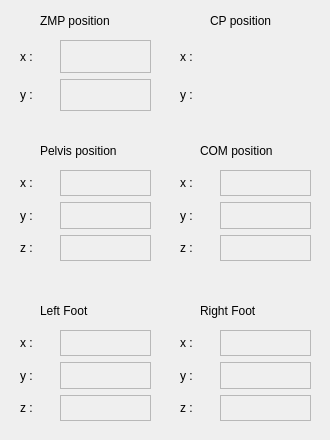
   <widget class="QWidget" name="tab_3">
    <attribute name="title">
     <string>pos info</string>
    </attribute>
    <widget class="QFrame" name="frame_6">
     <property name="geometry">
      <rect>
       <x>10</x>
       <y>10</y>
       <width>151</width>
       <height>111</height>
      </rect>
     </property>
     <property name="frameShape">
      <enum>QFrame::NoFrame</enum>
     </property>
     <property name="frameShadow">
      <enum>QFrame::Raised</enum>
     </property>
     <widget class="QWidget" name="verticalLayoutWidget_7">
      <property name="geometry">
       <rect>
        <x>50</x>
        <y>30</y>
        <width>91</width>
        <height>71</height>
       </rect>
      </property>
      <layout class="QVBoxLayout" name="verticalLayout_9">
       <item>
        <widget class="QLabel" name="label_22">
         <property name="autoFillBackground">
          <bool>false</bool>
         </property>
         <property name="frameShape">
          <enum>QFrame::StyledPanel</enum>
         </property>
         <property name="text">
          <string/>
         </property>
        </widget>
       </item>
       <item>
        <widget class="QLabel" name="label_23">
         <property name="frameShape">
          <enum>QFrame::StyledPanel</enum>
         </property>
         <property name="text">
          <string/>
         </property>
        </widget>
       </item>
      </layout>
     </widget>
     <widget class="QWidget" name="verticalLayoutWidget_8">
      <property name="geometry">
       <rect>
        <x>10</x>
        <y>30</y>
        <width>31</width>
        <height>71</height>
       </rect>
      </property>
      <layout class="QVBoxLayout" name="verticalLayout_10">
       <item>
        <widget class="QLabel" name="label_25">
         <property name="text">
          <string>x :</string>
         </property>
        </widget>
       </item>
       <item>
        <widget class="QLabel" name="label_26">
         <property name="text">
          <string>y :</string>
         </property>
        </widget>
       </item>
      </layout>
     </widget>
     <widget class="QLabel" name="label_28">
      <property name="geometry">
       <rect>
        <x>30</x>
        <y>0</y>
        <width>101</width>
        <height>21</height>
       </rect>
      </property>
      <property name="text">
       <string>ZMP position</string>
      </property>
     </widget>
    </widget>
    <widget class="QFrame" name="frame_7">
     <property name="geometry">
      <rect>
       <x>170</x>
       <y>10</y>
       <width>151</width>
       <height>111</height>
      </rect>
     </property>
     <property name="frameShape">
      <enum>QFrame::NoFrame</enum>
     </property>
     <property name="frameShadow">
      <enum>QFrame::Raised</enum>
     </property>
     <widget class="QWidget" name="verticalLayoutWidget_9">
      <property name="geometry">
       <rect>
        <x>50</x>
        <y>30</y>
        <width>91</width>
        <height>71</height>
       </rect>
      </property>
      <layout class="QVBoxLayout" name="verticalLayout_11">
       <item>
        <widget class="QLabel" name="label_24">
         <property name="autoFillBackground">
          <bool>false</bool>
         </property>
         <property name="text">
          <string/>
         </property>
        </widget>
       </item>
       <item>
        <widget class="QLabel" name="label_27">
         <property name="text">
          <string/>
         </property>
        </widget>
       </item>
      </layout>
     </widget>
     <widget class="QWidget" name="verticalLayoutWidget_10">
      <property name="geometry">
       <rect>
        <x>10</x>
        <y>30</y>
        <width>31</width>
        <height>71</height>
       </rect>
      </property>
      <layout class="QVBoxLayout" name="verticalLayout_12">
       <item>
        <widget class="QLabel" name="label_29">
         <property name="text">
          <string>x :</string>
         </property>
        </widget>
       </item>
       <item>
        <widget class="QLabel" name="label_30">
         <property name="text">
          <string>y :</string>
         </property>
        </widget>
       </item>
      </layout>
     </widget>
     <widget class="QLabel" name="label_31">
      <property name="geometry">
       <rect>
        <x>40</x>
        <y>0</y>
        <width>101</width>
        <height>21</height>
       </rect>
      </property>
      <property name="text">
       <string>CP position</string>
      </property>
     </widget>
    </widget>
    <widget class="QFrame" name="frame_5">
     <property name="geometry">
      <rect>
       <x>10</x>
       <y>130</y>
       <width>151</width>
       <height>141</height>
      </rect>
     </property>
     <property name="frameShape">
      <enum>QFrame::NoFrame</enum>
     </property>
     <property name="frameShadow">
      <enum>QFrame::Raised</enum>
     </property>
     <widget class="QWidget" name="verticalLayoutWidget_4">
      <property name="geometry">
       <rect>
        <x>50</x>
        <y>40</y>
        <width>91</width>
        <height>91</height>
       </rect>
      </property>
      <layout class="QVBoxLayout" name="verticalLayout_7">
       <item>
        <widget class="QLabel" name="label_14">
         <property name="autoFillBackground">
          <bool>false</bool>
         </property>
         <property name="frameShape">
          <enum>QFrame::StyledPanel</enum>
         </property>
         <property name="text">
          <string/>
         </property>
        </widget>
       </item>
       <item>
        <widget class="QLabel" name="label_15">
         <property name="frameShape">
          <enum>QFrame::StyledPanel</enum>
         </property>
         <property name="text">
          <string/>
         </property>
        </widget>
       </item>
       <item>
        <widget class="QLabel" name="label_16">
         <property name="frameShape">
          <enum>QFrame::StyledPanel</enum>
         </property>
         <property name="text">
          <string/>
         </property>
        </widget>
       </item>
      </layout>
     </widget>
     <widget class="QWidget" name="verticalLayoutWidget_6">
      <property name="geometry">
       <rect>
        <x>10</x>
        <y>40</y>
        <width>31</width>
        <height>91</height>
       </rect>
      </property>
      <layout class="QVBoxLayout" name="verticalLayout_8">
       <item>
        <widget class="QLabel" name="label_17">
         <property name="text">
          <string>x :</string>
         </property>
        </widget>
       </item>
       <item>
        <widget class="QLabel" name="label_18">
         <property name="text">
          <string>y :</string>
         </property>
        </widget>
       </item>
       <item>
        <widget class="QLabel" name="label_19">
         <property name="text">
          <string>z :</string>
         </property>
        </widget>
       </item>
      </layout>
     </widget>
     <widget class="QLabel" name="label_20">
      <property name="geometry">
       <rect>
        <x>30</x>
        <y>10</y>
        <width>101</width>
        <height>21</height>
       </rect>
      </property>
      <property name="text">
       <string>Pelvis position</string>
      </property>
     </widget>
    </widget>
    <widget class="QFrame" name="frame_3">
     <property name="geometry">
      <rect>
       <x>170</x>
       <y>130</y>
       <width>151</width>
       <height>141</height>
      </rect>
     </property>
     <property name="frameShape">
      <enum>QFrame::NoFrame</enum>
     </property>
     <property name="frameShadow">
      <enum>QFrame::Raised</enum>
     </property>
     <widget class="QWidget" name="verticalLayoutWidget_2">
      <property name="geometry">
       <rect>
        <x>50</x>
        <y>40</y>
        <width>91</width>
        <height>91</height>
       </rect>
      </property>
      <layout class="QVBoxLayout" name="verticalLayout_2">
       <item>
        <widget class="QLabel" name="label">
         <property name="autoFillBackground">
          <bool>false</bool>
         </property>
         <property name="frameShape">
          <enum>QFrame::StyledPanel</enum>
         </property>
         <property name="text">
          <string/>
         </property>
        </widget>
       </item>
       <item>
        <widget class="QLabel" name="label_2">
         <property name="frameShape">
          <enum>QFrame::StyledPanel</enum>
         </property>
         <property name="text">
          <string/>
         </property>
        </widget>
       </item>
       <item>
        <widget class="QLabel" name="label_3">
         <property name="frameShape">
          <enum>QFrame::StyledPanel</enum>
         </property>
         <property name="text">
          <string/>
         </property>
        </widget>
       </item>
      </layout>
     </widget>
     <widget class="QWidget" name="verticalLayoutWidget_5">
      <property name="geometry">
       <rect>
        <x>10</x>
        <y>40</y>
        <width>31</width>
        <height>91</height>
       </rect>
      </property>
      <layout class="QVBoxLayout" name="verticalLayout_5">
       <item>
        <widget class="QLabel" name="label_7">
         <property name="text">
          <string>x :</string>
         </property>
        </widget>
       </item>
       <item>
        <widget class="QLabel" name="label_8">
         <property name="text">
          <string>y :</string>
         </property>
        </widget>
       </item>
       <item>
        <widget class="QLabel" name="label_9">
         <property name="text">
          <string>z :</string>
         </property>
        </widget>
       </item>
      </layout>
     </widget>
     <widget class="QLabel" name="label_10">
      <property name="geometry">
       <rect>
        <x>30</x>
        <y>10</y>
        <width>91</width>
        <height>21</height>
       </rect>
      </property>
      <property name="text">
       <string>COM position</string>
      </property>
     </widget>
    </widget>
    <widget class="QFrame" name="frame_9">
     <property name="geometry">
      <rect>
       <x>10</x>
       <y>290</y>
       <width>151</width>
       <height>141</height>
      </rect>
     </property>
     <property name="frameShape">
      <enum>QFrame::NoFrame</enum>
     </property>
     <property name="frameShadow">
      <enum>QFrame::Raised</enum>
     </property>
     <widget class="QWidget" name="verticalLayoutWidget_12">
      <property name="geometry">
       <rect>
        <x>50</x>
        <y>40</y>
        <width>91</width>
        <height>91</height>
       </rect>
      </property>
      <layout class="QVBoxLayout" name="verticalLayout_24">
       <item>
        <widget class="QLabel" name="label_64">
         <property name="autoFillBackground">
          <bool>false</bool>
         </property>
         <property name="frameShape">
          <enum>QFrame::StyledPanel</enum>
         </property>
         <property name="text">
          <string/>
         </property>
        </widget>
       </item>
       <item>
        <widget class="QLabel" name="label_65">
         <property name="frameShape">
          <enum>QFrame::StyledPanel</enum>
         </property>
         <property name="text">
          <string/>
         </property>
        </widget>
       </item>
       <item>
        <widget class="QLabel" name="label_66">
         <property name="frameShape">
          <enum>QFrame::StyledPanel</enum>
         </property>
         <property name="text">
          <string/>
         </property>
        </widget>
       </item>
      </layout>
     </widget>
     <widget class="QWidget" name="verticalLayoutWidget_13">
      <property name="geometry">
       <rect>
        <x>10</x>
        <y>40</y>
        <width>31</width>
        <height>91</height>
       </rect>
      </property>
      <layout class="QVBoxLayout" name="verticalLayout_25">
       <item>
        <widget class="QLabel" name="label_69">
         <property name="text">
          <string>x :</string>
         </property>
        </widget>
       </item>
       <item>
        <widget class="QLabel" name="label_70">
         <property name="text">
          <string>y :</string>
         </property>
        </widget>
       </item>
       <item>
        <widget class="QLabel" name="label_71">
         <property name="text">
          <string>z :</string>
         </property>
        </widget>
       </item>
      </layout>
     </widget>
     <widget class="QLabel" name="label_72">
      <property name="geometry">
       <rect>
        <x>30</x>
        <y>10</y>
        <width>101</width>
        <height>21</height>
       </rect>
      </property>
      <property name="text">
       <string>Left Foot</string>
      </property>
     </widget>
    </widget>
    <widget class="QFrame" name="frame_10">
     <property name="geometry">
      <rect>
       <x>170</x>
       <y>290</y>
       <width>151</width>
       <height>141</height>
      </rect>
     </property>
     <property name="frameShape">
      <enum>QFrame::NoFrame</enum>
     </property>
     <property name="frameShadow">
      <enum>QFrame::Raised</enum>
     </property>
     <widget class="QWidget" name="verticalLayoutWidget_14">
      <property name="geometry">
       <rect>
        <x>50</x>
        <y>40</y>
        <width>91</width>
        <height>91</height>
       </rect>
      </property>
      <layout class="QVBoxLayout" name="verticalLayout_27">
       <item>
        <widget class="QLabel" name="label_73">
         <property name="autoFillBackground">
          <bool>false</bool>
         </property>
         <property name="frameShape">
          <enum>QFrame::StyledPanel</enum>
         </property>
         <property name="text">
          <string/>
         </property>
        </widget>
       </item>
       <item>
        <widget class="QLabel" name="label_74">
         <property name="frameShape">
          <enum>QFrame::StyledPanel</enum>
         </property>
         <property name="text">
          <string/>
         </property>
        </widget>
       </item>
       <item>
        <widget class="QLabel" name="label_75">
         <property name="frameShape">
          <enum>QFrame::StyledPanel</enum>
         </property>
         <property name="text">
          <string/>
         </property>
        </widget>
       </item>
      </layout>
     </widget>
     <widget class="QWidget" name="verticalLayoutWidget_15">
      <property name="geometry">
       <rect>
        <x>10</x>
        <y>40</y>
        <width>31</width>
        <height>91</height>
       </rect>
      </property>
      <layout class="QVBoxLayout" name="verticalLayout_28">
       <item>
        <widget class="QLabel" name="label_76">
         <property name="text">
          <string>x :</string>
         </property>
        </widget>
       </item>
       <item>
        <widget class="QLabel" name="label_77">
         <property name="text">
          <string>y :</string>
         </property>
        </widget>
       </item>
       <item>
        <widget class="QLabel" name="label_78">
         <property name="text">
          <string>z :</string>
         </property>
        </widget>
       </item>
      </layout>
     </widget>
     <widget class="QLabel" name="label_79">
      <property name="geometry">
       <rect>
        <x>30</x>
        <y>10</y>
        <width>101</width>
        <height>21</height>
       </rect>
      </property>
      <property name="text">
       <string>Right Foot</string>
      </property>
     </widget>
    </widget>
   </widget>
